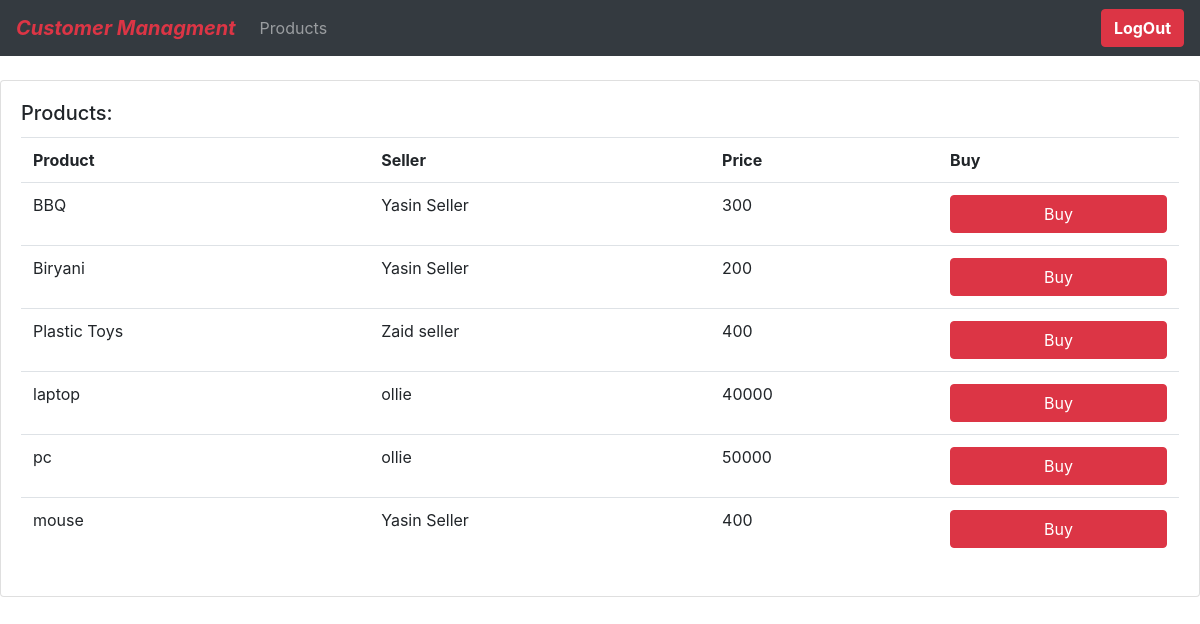
Before: /products (signed in) with the older database file.
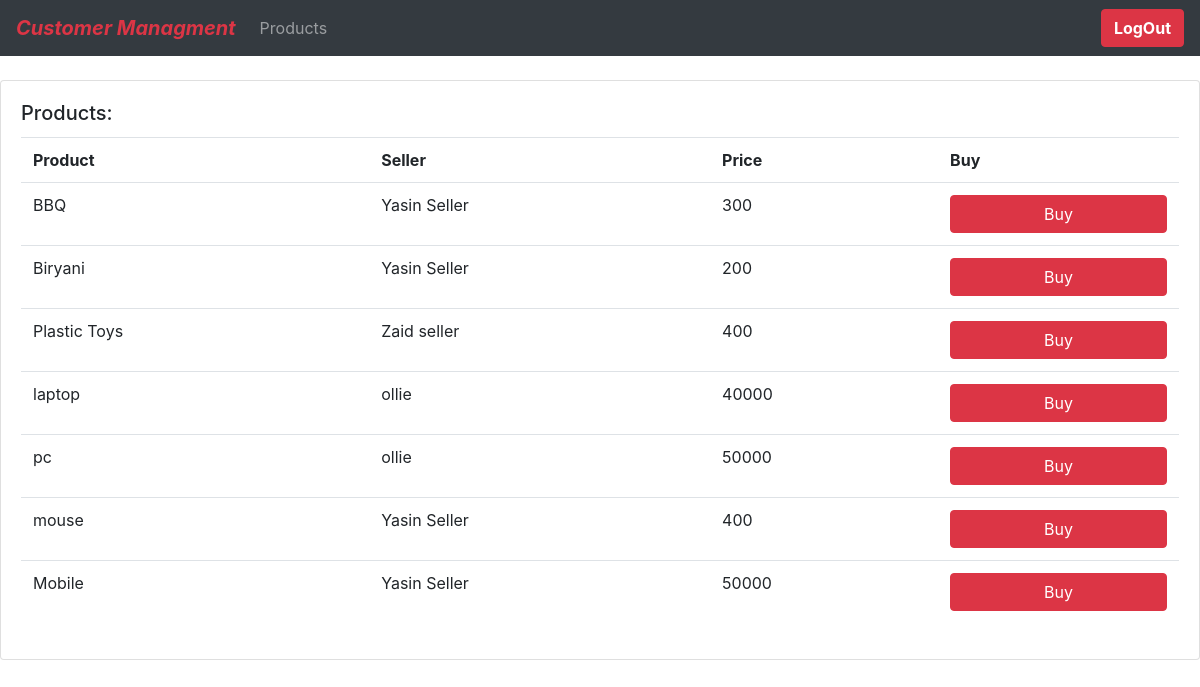
After: the same page with the newer database file.
### product/models.py (models this page shows, shortened)
class Product(models.Model):
    seller = models.ForeignKey(Seller , on_delete=models.CASCADE)
    name = models.CharField(unique=True,max_length=200)
    description = models.CharField(max_length=200)
    price = models.IntegerField()
    created_at = models.DateTimeField(auto_now_add=True,max_length=200)
    updated_at = models.DateTimeField(auto_now=True,max_length=200)
    class Meta:
        verbose_name = 'Product'
        verbose_name_plural = 'Products'

### seller/models.py (models this page shows, shortened)
class Seller(models.Model):
    user = models.OneToOneField(User,on_delete=models.CASCADE,unique=True)
    name = models.CharField(max_length=60,null=True)
    phone = models.CharField(max_length=13,null=True)
    address = models.CharField(max_length=200 , default="address here" ,null=True)
    profile_pic = models.ImageField(null=True, default="defaultprofile.jpg" ,blank=True)
    created_at = models.DateTimeField(auto_now_add=True,max_length=200)
    updated_at = models.DateTimeField(auto_now=True,max_length=200)
    class Meta:
        verbose_name = 'Seller'
        verbose_name_plural = 'Sellers'

### Customer/views.py (the view)
# urls.py: path('products',customer_products_view ,name="customer_products"),
@login_required(login_url="signin")
@user_passes_test(is_user_customer , login_url='signin')
def customer_products_view(request):
    products = Product.objects.all()
    context = {'products':products}
    return render(request,'products.html',context)

### Customer/views.py (called while the page is built)
def is_user_customer(user):
    if user.is_authenticated :
        if user.user_type=="CUSTOMER":
            return user

### static/template/products.html
{% extends 'main.html' %}
{% block content %}
<br>
<div class="row">
    <div class="col-md">
        <div class="card card-body">
            <h5 class="card-title">Products:</h5>
            <table class="table">
                <tr>
                    <th>Product</th>
                    <th>Seller</th>
                    <th>Price</th>
                    <th>Buy</th>
                </tr>
                <tr>
                {% for i in products%}
                <tr>
                    <td> {{i.name}}</td>
                    <td> {{i.seller.name}}</td>
                    <td> {{i.price}}</td>
                    <td><a class="btn btn-danger btn-block" href="{% url 'place_order' %}">Buy</a></td>
                </tr>
                {% endfor %}
                </tr>
            </table>
        </div>
    </div>
</div>
{% endblock %}

Changed rows visible on the page:
added Product: name "Mobile", seller.name "Yasin Seller", price "50000"
